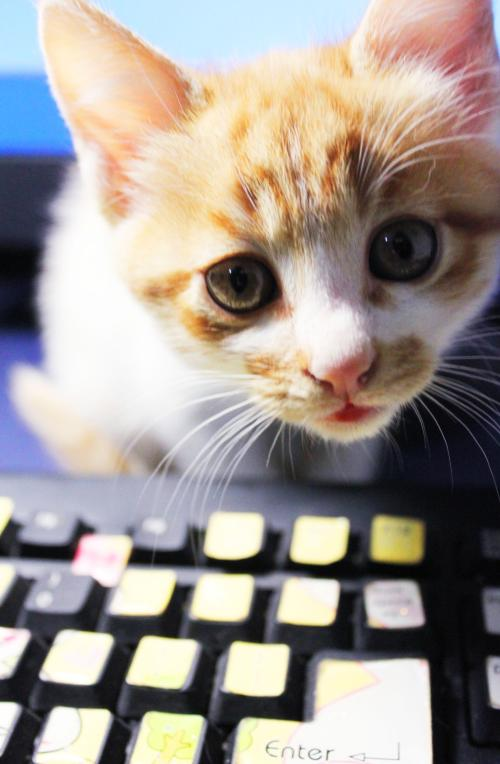
#> input picture resources/cat2.jpg, 500 x 764 px, found by its file name
$ python 15ImgConvolution.py
#> lines starting #> are read from the running program, lines starting #| are printed output that depends on the picture
import cv2
import numpy as np
from matplotlib import pyplot as plt

img = cv2.imread(r".\resources\cat2.jpg", cv2.IMREAD_COLOR)
#> img is the input picture: shape (764, 500, 3); mean B, G, R 145, 150.7, 159.1
cv2.imshow('origin', img)

# 固定值padding边框，上下左右均添加一个50px的border，统一都填充0也称为zero padding
imgPad = cv2.copyMakeBorder(img, top=50, bottom=50, left=50, right=50, borderType=cv2.BORDER_CONSTANT, value=0)
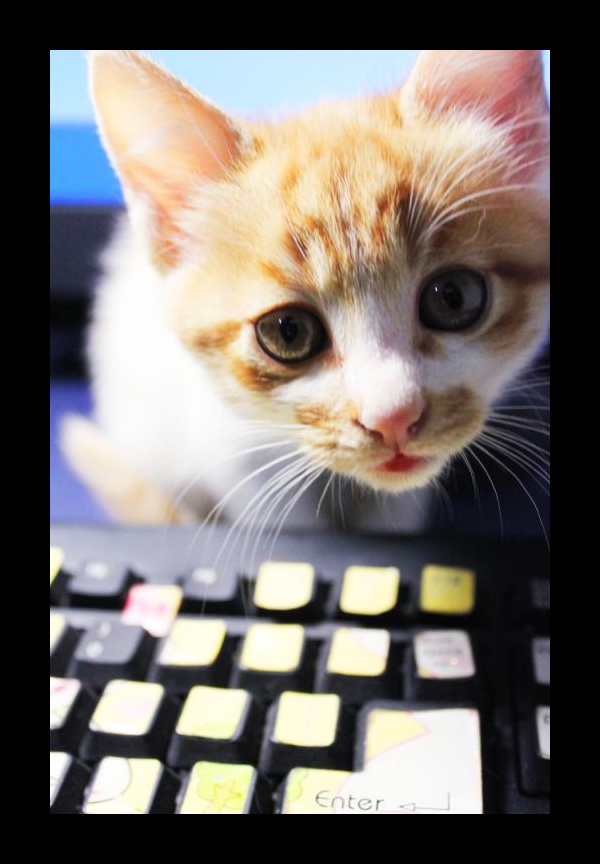
#> imgPad: shape (864, 600, 3); mean B, G, R 106.8, 111, 117.3
cv2.imshow('Padding zeros', imgPad)

# 平均卷积核，一种低通滤波
kernel = np.ones((7, 7), np.float32) / 49
print(kernel)
# 滤波操作，-1表示depth与原图相同。注意该操作为滤波，生成的图片与原图片一样大小！
unifFilter = cv2.filter2D(img, -1, kernel, borderType=cv2.BORDER_DEFAULT)
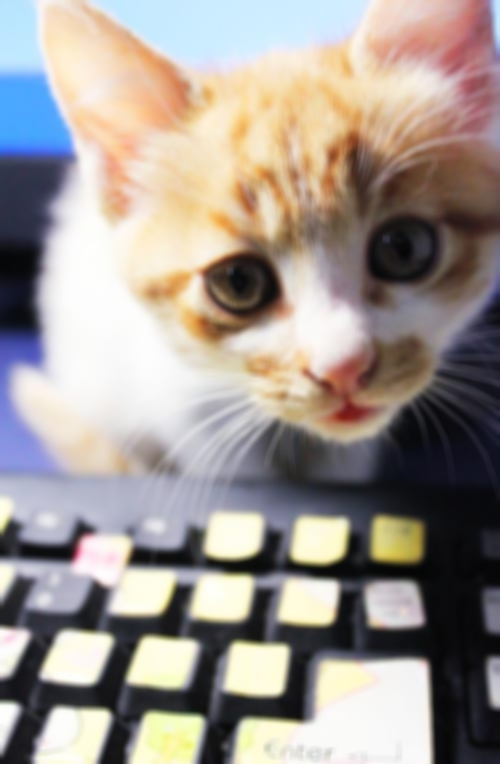
#> unifFilter: shape (764, 500, 3); mean B, G, R 145, 150.7, 159.1

# 锐化卷积核
kernel = np.array([[-1, -1, -1],
                   [-1, 9, -1],
                   [-1, -1, -1]], np.float32)
print(kernel)
sharpen = cv2.filter2D(img, -1, kernel, borderType=cv2.BORDER_DEFAULT)
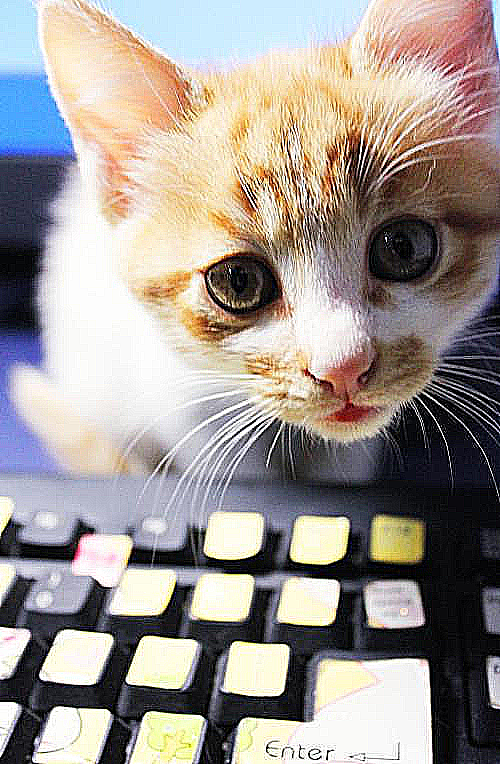
#> sharpen: shape (764, 500, 3); mean B, G, R 145.3, 150.4, 158.1

# Sobel边缘提取滤波器，垂直方向（即查看水平方向上的梯度）
kernel = np.array([[-1, 0, 1],
                   [-2, 0, 2],
                   [-1, 0, 1]], np.float32)
print(kernel)
sobel = cv2.filter2D(img, -1, kernel, borderType=cv2.BORDER_DEFAULT)
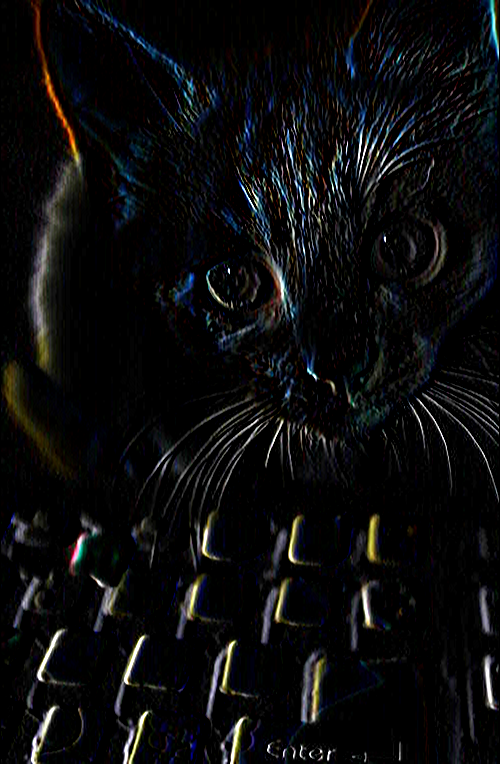
#> sobel: shape (764, 500, 3); mean B, G, R 13, 12.4, 12.1
cv2.imshow('sobel', sobel)

# OpenCV自带的blur函数就是均值滤波
blur = cv2.blur(img, (9, 9), borderType=cv2.BORDER_CONSTANT)

# 方框滤波器
boxFilter = cv2.boxFilter(img, -1, (5, 5), normalize=True, borderType=cv2.BORDER_REFLECT)

# 高斯滤波器
gaussian = cv2.GaussianBlur(img, (7, 7), 3)
print(cv2.getGaussianKernel(7, 3))

# 中值滤波器，适用于去除斑点状的噪声，如椒盐噪声。非线性滤波，速度慢
# 在照片处理中明显有“磨皮”功能
median = cv2.medianBlur(img, 3)
#> (the run stopped early here; a loop or call above may not have finished)
